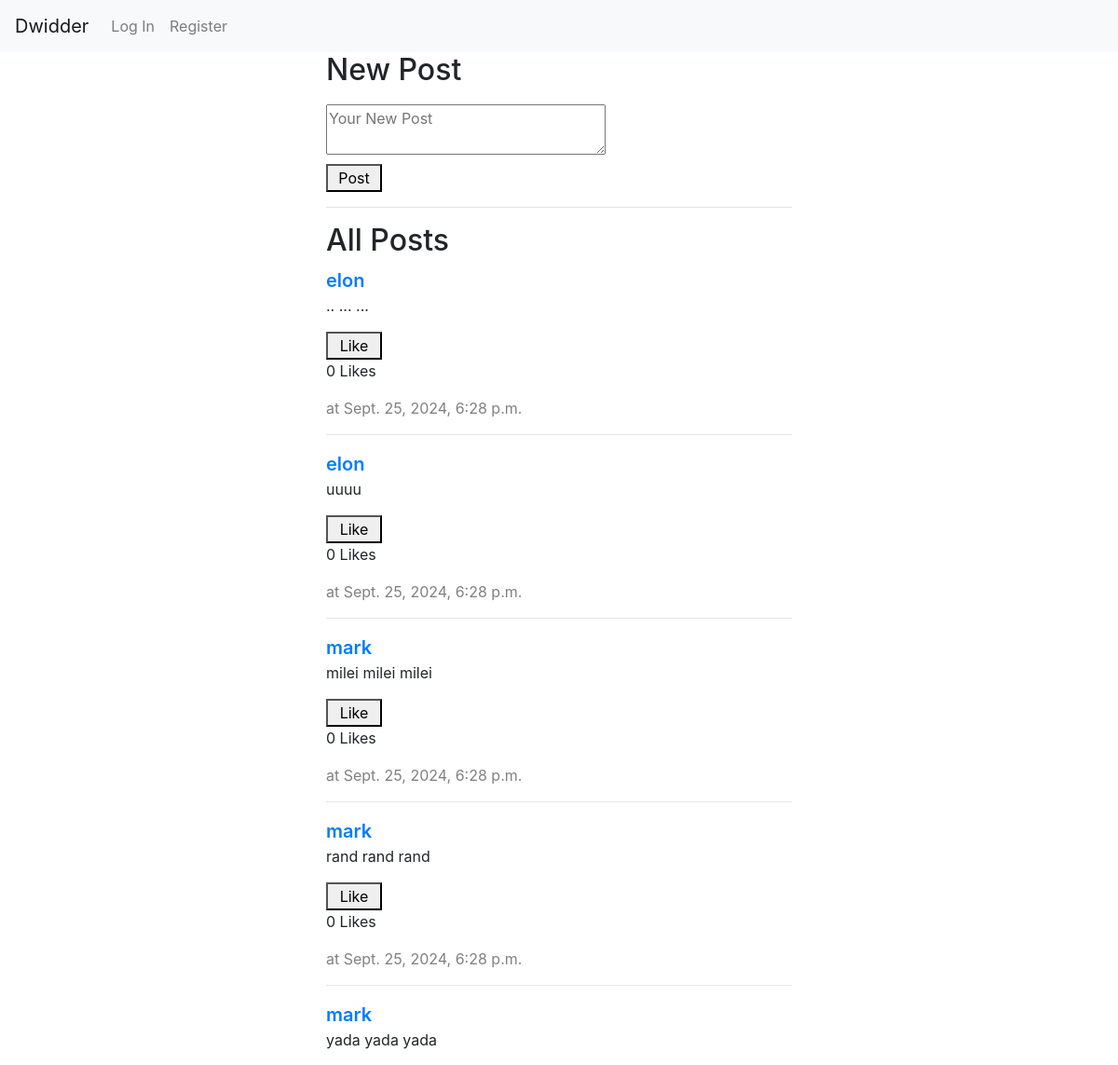
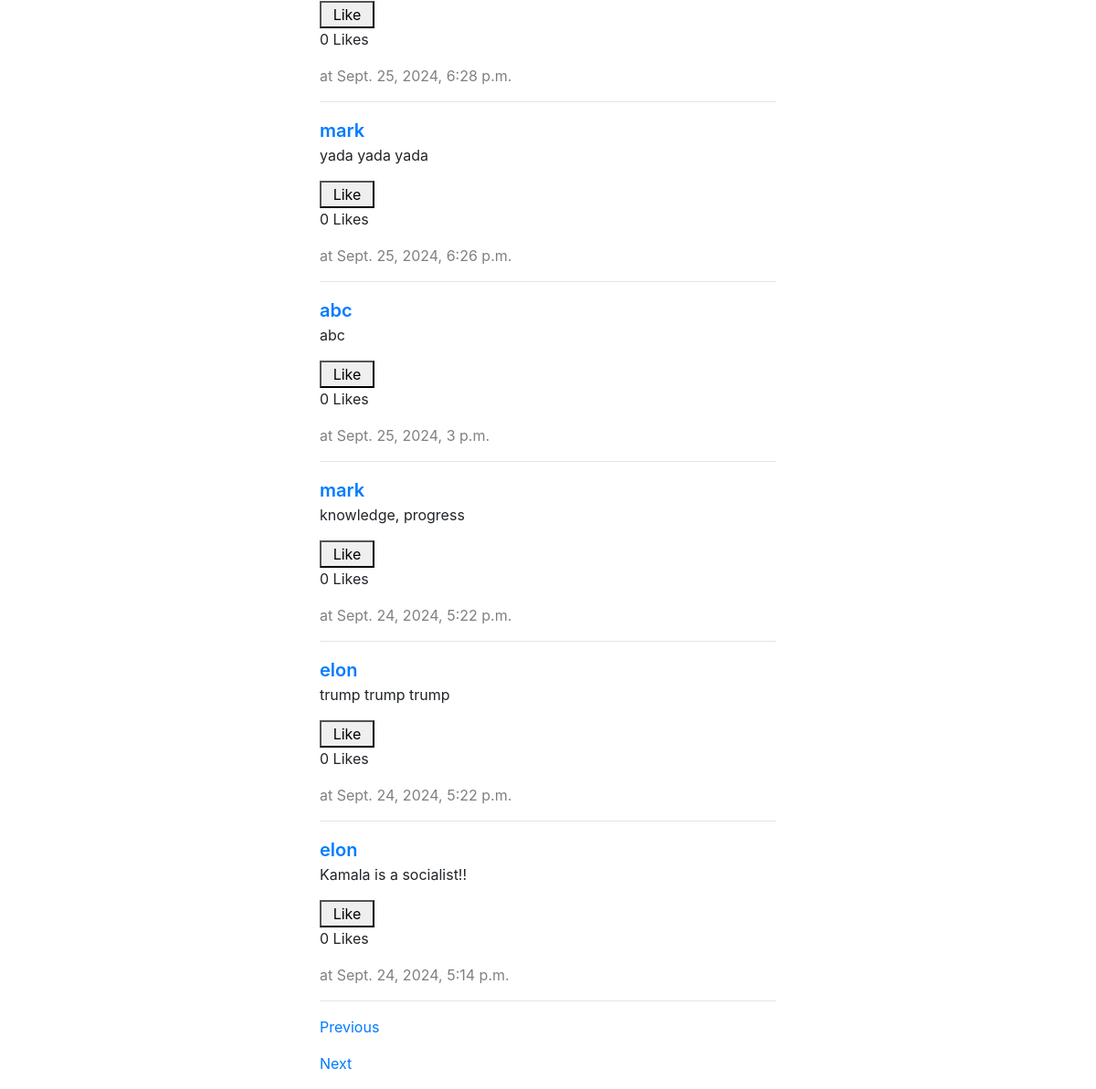
Screenshot of /?page=2 with the database file from the repository (2 pictures, top to bottom).
### network/models.py (models this page shows)
class Post(models.Model):
    time= models.DateTimeField(auto_now_add=True)
    body = models.TextField(max_length=600)
    owner = models.ForeignKey(User, on_delete=models.CASCADE, related_name="posts" )
    likes = models.ManyToManyField(User, related_name='liked_posts', blank=True)

class User(AbstractUser):
    following = models.ManyToManyField('self', symmetrical=False,  related_name="followers")

### network/views.py (the view)
# urls.py: path("", views.index, name="index"),
def index(request):
    posts = Post.objects.all().order_by('-time')
    paginator = Paginator(posts, 10)
    page_number = request.GET.get('page') #i don't understand where he finds page from html.
    page_obj = paginator.get_page(page_number)
    return render(request, "network/index.html", {
        "page_obj": page_obj
    })

### network/templates/network/index.html (shortened to what this page needs)
{% extends "network/layout.html" %}
{% block body %}
    <form class="new_post" action = "{% url 'new_post' %}" method="post">
        <h2>New Post</h2>
        <textarea name="body" placeholder="Your New Post"></textarea>
        <button type="submit">Post</button>
    </form>
    <hr>
    <div class="all_posts">
        <h2>All Posts</h2>
        {% for post in page_obj %}
            <div class="post" data-post-id="{{post.id}}">
                <a href="{% url 'profile' post.owner %}" style="font-weight: 600; font-size: 20px;">{{post.owner}}</a>
                <p id="post-body-{{post.id}}">{{post.body}}</p>
                <button class="like-button" data-post-id="{{ post.id }}">
                    {% if request.user in post.likes.all %}
                        Unlike
                    {% else %}
                        Like
                    {% endif %}
                </button>
                <p id="like-count-{{ post.id }}">{{ post.likes.count }} Likes</p>
                <p style="color:gray">at {{post.time}}</p>
                <hr>
            </div>
        {% endfor %}
        {% if page_obj.has_previous %}
            <p><a href="?page={{ page_obj.previous_page_number }}">Previous</a></p>
        {% endif %}
        {% if page_obj.has_next %}
            <p><a href="?page={{ page_obj.next_page_number }}">Next</a></p>
        {% endif %}
    </div>
{% endblock %}

### network/static/network/styles.css (style rules this page uses)
.new_post { display: flex; flex-direction: column; gap:10px; }
textarea { width: 300px; }
button { width: 60px; }

### rows the page displays
Post: owner "elon", body ".. ... ...", shows "Like", likes.count "0", time "Sept. 25, 2024, 6:28 p.m."
Post: owner "elon", body "uuuu", shows "Like", likes.count "0", time "Sept. 25, 2024, 6:28 p.m."
Post: owner "mark", body "milei milei milei", shows "Like", likes.count "0", time "Sept. 25, 2024, 6:28 p.m."
Post: owner "mark", body "rand rand rand", shows "Like", likes.count "0", time "Sept. 25, 2024, 6:28 p.m."
Post: owner "mark", body "yada yada yada", shows "Like", likes.count "0", time "Sept. 25, 2024, 6:28 p.m."
Post: owner "mark", body "yada yada yada", shows "Like", likes.count "0", time "Sept. 25, 2024, 6:26 p.m."
Post: owner "abc", body "abc", shows "Like", likes.count "0", time "Sept. 25, 2024, 3 p.m."
Post: owner "mark", body "knowledge, progress", shows "Like", likes.count "0", time "Sept. 24, 2024, 5:22 p.m."
Post: owner "elon", body "trump trump trump", shows "Like", likes.count "0", time "Sept. 24, 2024, 5:22 p.m."
Post: owner "elon", body "Kamala is a socialist!!", shows "Like", likes.count "0", time "Sept. 24, 2024, 5:14 p.m."
